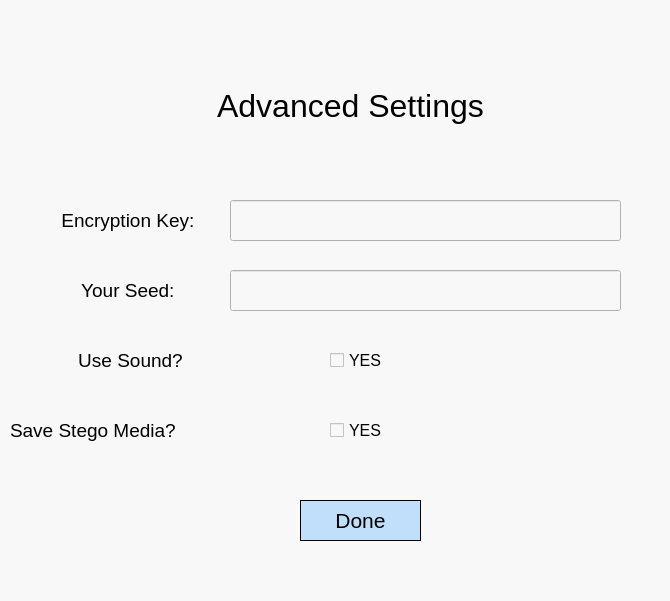
<?xml version="1.0" encoding="UTF-8"?>
<ui version="4.0">
 <class>Dialog</class>
 <widget class="QDialog" name="Dialog">
  <property name="geometry">
   <rect>
    <x>0</x>
    <y>0</y>
    <width>670</width>
    <height>601</height>
   </rect>
  </property>
  <property name="windowTitle">
   <string>Dialog</string>
  </property>
  <property name="styleSheet">
   <string notr="true">background-color: rgb(248, 248, 248);</string>
  </property>
  <widget class="QLabel" name="txtKey">
   <property name="geometry">
    <rect>
     <x>50</x>
     <y>200</y>
     <width>161</width>
     <height>41</height>
    </rect>
   </property>
   <property name="text">
    <string>&lt;html&gt;&lt;head/&gt;&lt;body&gt;&lt;p align=&quot;center&quot;&gt;&lt;span style=&quot; font-size:14pt; color:#000000;&quot;&gt;Encryption Key: &lt;/span&gt;&lt;/p&gt;&lt;/body&gt;&lt;/html&gt;</string>
   </property>
  </widget>
  <widget class="QLabel" name="txtSeed">
   <property name="geometry">
    <rect>
     <x>50</x>
     <y>270</y>
     <width>161</width>
     <height>41</height>
    </rect>
   </property>
   <property name="text">
    <string>&lt;html&gt;&lt;head/&gt;&lt;body&gt;&lt;p align=&quot;center&quot;&gt;&lt;span style=&quot; font-size:14pt; color:#000000;&quot;&gt;Your Seed: &lt;/span&gt;&lt;/p&gt;&lt;/body&gt;&lt;/html&gt;</string>
   </property>
  </widget>
  <widget class="QLabel" name="txtSound">
   <property name="geometry">
    <rect>
     <x>50</x>
     <y>340</y>
     <width>161</width>
     <height>41</height>
    </rect>
   </property>
   <property name="text">
    <string>&lt;html&gt;&lt;head/&gt;&lt;body&gt;&lt;p align=&quot;center&quot;&gt;&lt;span style=&quot; font-size:14pt; color:#000000;&quot;&gt;Use Sound?&lt;/span&gt;&lt;/p&gt;&lt;/body&gt;&lt;/html&gt;</string>
   </property>
  </widget>
  <widget class="QLabel" name="txtSave">
   <property name="geometry">
    <rect>
     <x>10</x>
     <y>410</y>
     <width>211</width>
     <height>41</height>
    </rect>
   </property>
   <property name="font">
    <font>
     <pointsize>14</pointsize>
    </font>
   </property>
   <property name="text">
    <string>Save Stego Media?</string>
   </property>
  </widget>
  <widget class="QCheckBox" name="chkSound">
   <property name="geometry">
    <rect>
     <x>330</x>
     <y>340</y>
     <width>71</width>
     <height>41</height>
    </rect>
   </property>
   <property name="font">
    <font>
     <pointsize>12</pointsize>
    </font>
   </property>
   <property name="text">
    <string>YES</string>
   </property>
  </widget>
  <widget class="QCheckBox" name="chkSave">
   <property name="geometry">
    <rect>
     <x>330</x>
     <y>410</y>
     <width>71</width>
     <height>41</height>
    </rect>
   </property>
   <property name="font">
    <font>
     <pointsize>12</pointsize>
    </font>
   </property>
   <property name="text">
    <string>YES</string>
   </property>
  </widget>
  <widget class="QLineEdit" name="tfKey">
   <property name="geometry">
    <rect>
     <x>230</x>
     <y>200</y>
     <width>391</width>
     <height>41</height>
    </rect>
   </property>
   <property name="font">
    <font>
     <pointsize>12</pointsize>
    </font>
   </property>
   <property name="styleSheet">
    <string notr="true">background-color: rgb(248, 248, 248);</string>
   </property>
  </widget>
  <widget class="QLineEdit" name="tfSeed">
   <property name="geometry">
    <rect>
     <x>230</x>
     <y>270</y>
     <width>391</width>
     <height>41</height>
    </rect>
   </property>
   <property name="font">
    <font>
     <pointsize>12</pointsize>
    </font>
   </property>
   <property name="styleSheet">
    <string notr="true">background-color: rgb(248, 248, 248);</string>
   </property>
  </widget>
  <widget class="QLabel" name="txtTitle">
   <property name="geometry">
    <rect>
     <x>170</x>
     <y>70</y>
     <width>361</width>
     <height>71</height>
    </rect>
   </property>
   <property name="font">
    <font>
     <pointsize>24</pointsize>
    </font>
   </property>
   <property name="text">
    <string>Advanced Settings</string>
   </property>
   <property name="alignment">
    <set>Qt::AlignCenter</set>
   </property>
  </widget>
  <widget class="QPushButton" name="btnDone">
   <property name="geometry">
    <rect>
     <x>300</x>
     <y>500</y>
     <width>121</width>
     <height>41</height>
    </rect>
   </property>
   <property name="font">
    <font>
     <pointsize>16</pointsize>
    </font>
   </property>
   <property name="styleSheet">
    <string notr="true">background-color: rgb(138, 198, 253,0.5);
color:black;
border: 0.5px solid #000000;</string>
   </property>
   <property name="text">
    <string>Done</string>
   </property>
  </widget>
 </widget>
 <resources/>
 <connections/>
</ui>
